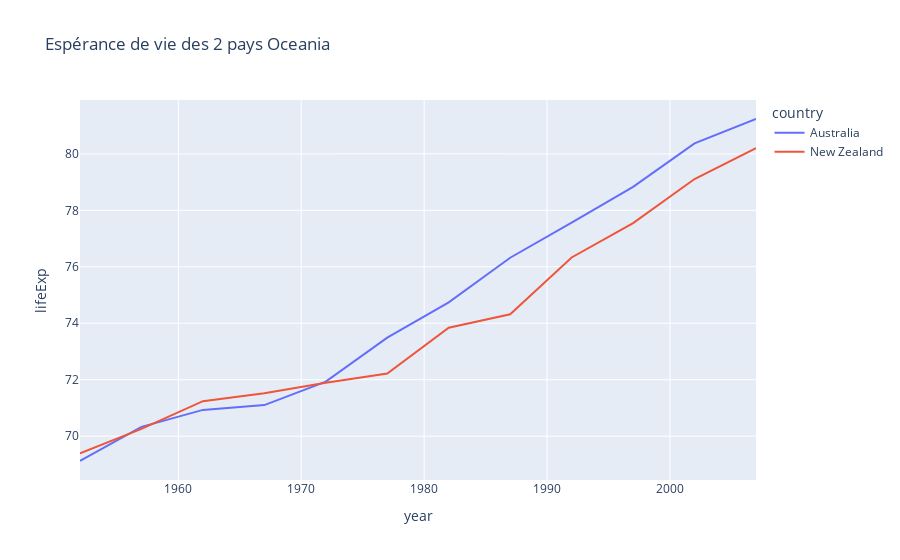

Notebook code cell kept with this figure:
### Code cell
df1 = gap.query("continent=='Oceania'")
fig = px.line(df1, x='year', y='lifeExp', color='country',title='Espérance de vie des 2 pays Oceania' )
fig.show()

### Figure 1 — Plotly figure (JSON) as saved in the notebook; plotly's stock layout.template omitted (floating-point values rounded to 4 significant figures)
{"data": [{"hovertemplate": "country=Australia<br>year=%{x}<br>lifeExp=%{y}<extra></extra>", "legendgroup": "Australia", "line": {"color": "#636efa", "dash": "solid"}, "marker": {"symbol": "circle"}, "mode": "lines", "name": "Australia", "orientation": "v", "showlegend": true, "type": "scatter", "x": [1952, 1957, 1962, 1967, 1972, 1977, 1982, 1987, 1992, 1997, 2002, 2007], "xaxis": "x", "y": [69.12, 70.33, 70.93, 71.1, 71.93, 73.49, 74.74, 76.32, 77.56, 78.83, 80.37, 81.23], "yaxis": "y"}, {"hovertemplate": "country=New Zealand<br>year=%{x}<br>lifeExp=%{y}<extra></extra>", "legendgroup": "New Zealand", "line": {"color": "#EF553B", "dash": "solid"}, "marker": {"symbol": "circle"}, "mode": "lines", "name": "New Zealand", "orientation": "v", "showlegend": true, "type": "scatter", "x": [1952, 1957, 1962, 1967, 1972, 1977, 1982, 1987, 1992, 1997, 2002, 2007], "xaxis": "x", "y": [69.39, 70.26, 71.24, 71.52, 71.89, 72.22, 73.84, 74.32, 76.33, 77.55, 79.11, 80.2], "yaxis": "y"}], "layout": {"autosize": true, "legend": {"title": {"text": "country"}, "tracegroupgap": 0}, "title": {"text": "Espérance de vie des 2 pays Oceania"}, "xaxis": {"anchor": "y", "autorange": true, "domain": [0, 1], "range": [1952, 2007], "title": {"text": "year"}, "type": "linear"}, "yaxis": {"anchor": "x", "autorange": true, "domain": [0, 1], "range": [68.45, 81.91], "title": {"text": "lifeExp"}, "type": "linear"}}}
